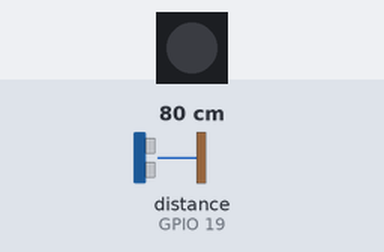
Bench run of a program on a simulated ESP32 board running MicroPython. Parts: 1 RGB LEDs in strip order, left to right. The test bench sets the inputs (shaded band); at power-on: distance to the obstacle (sensor on GPIO 19) 80 cm. The echo pulse lasts 58.3 µs per cm; dim RGB values are drawn brighter than linear; WiFi joins after 1.5 s; no MQTT or app messages arrive unless stated; what the program prints to the serial console is not drawn.

Above: at 2.14 s.
2.6 s: distance to the obstacle (sensor on GPIO 19) set to 4 cm
At 3.2 s:
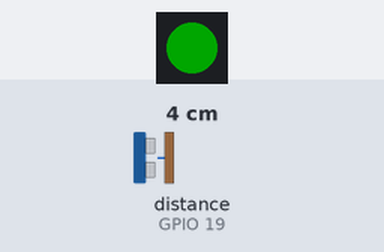
4.4 s: distance to the obstacle (sensor on GPIO 19) set to 2 cm
At 5.4 s:
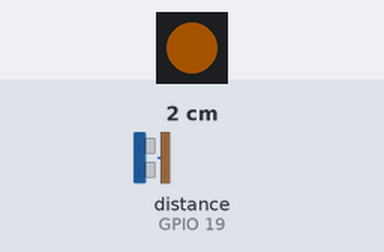
At 30.4 s:
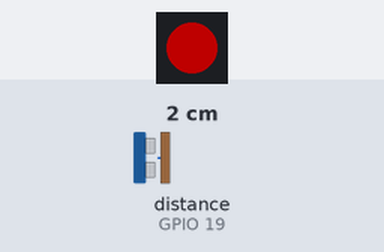
Timing chart, 0 to 31.5 s (numbered marks = the images above; inputs shaded):
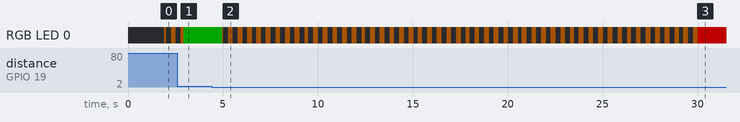

The program:

main.py
```python
"""
Saqta.kz / FloodWatch — LMS-ESP32 v2 (MicroPython) field station.

Hardware
    LMS-ESP32 v2 (ESP32-PICO-V3-02, MicroPython 1.27)
    HC-SR04 / JSN-SR04T ultrasonic sensor:
        VCC  -> 5V
        GND  -> GND
        TRIG -> GPIO18
        ECHO -> GPIO19 through a 1k/2k divider (3.3 V GPIO!)
    On-board RGB NeoPixel: GPIO25

Demo behaviour
    After AUTO_SURGE_DELAY_MS (30 s) the station automatically enters a
    virtual +60 cm surge for 90 s, then resets. No button is required.
    If the ultrasonic sensor is absent or has no valid echo, the surge
    publishes a labelled fallback level (930 cm + surge) so the dashboard
    demo still produces a high-risk alert.

MQTT
    <prefix>/telemetry/<station_code>
    <prefix>/status/<station_code>   (retained Last Will "offline")
"""

import binascii
import json
import machine
import network
import time
import neopixel

from umqtt.simple import MQTTClient

# ---------------------------------------------------------------------------
# Configuration
# ---------------------------------------------------------------------------
WIFI_SSID = "CHANGE_ME"
WIFI_PASSWORD = "CHANGE_ME"

MQTT_HOST = "broker.hivemq.com"
MQTT_PORT = 1883
MQTT_PREFIX = "saqta/floodwatch/sko-demo"
STATION_CODE = "arduino-bridge-01"

# ---------------------------------------------------------------------------
# Pins (LMS-ESP32 v2)
# Do NOT use GPIO23 for general I/O on this board: it causes a WDT reset.
# ---------------------------------------------------------------------------
TRIG_PIN = 18
ECHO_PIN = 19
LED_PIN = 25

# ---------------------------------------------------------------------------
# Calibration: cup-of-water defaults (H=40 cm, initial depth=10 cm -> 930 cm)
# ---------------------------------------------------------------------------
SENSOR_MOUNT_HEIGHT_CM = 40.0
STATION_DATUM_OFFSET_CM = 920.0
MIN_DISTANCE_CM = 3.0
MAX_DISTANCE_CM = SENSOR_MOUNT_HEIGHT_CM
MIN_WATER_LEVEL_CM = 0.0
MAX_WATER_LEVEL_CM = 1200.0

DEMO_FALLBACK_LEVEL_CM = 930.0

# ---------------------------------------------------------------------------
# Timing
# ---------------------------------------------------------------------------
SAMPLE_INTERVAL_MS = 1000
PUBLISH_INTERVAL_MS = 5000
SURGE_PUBLISH_INTERVAL_MS = 5000
MQTT_RETRY_MS = 5000
WIFI_RETRY_MS = 10000
KEEPALIVE_S = 5
PING_INTERVAL_MS = 3000

RATE_WINDOW_MS = 300000  # 5 minutes
RATE_DEADBAND_CM = 1.0
MAX_RATE_OF_RISE_CM_H = 100.0

# Automatic demo surge: no button needed.
AUTO_SURGE_DELAY_MS = 30000
SURGE_OFFSET_CM = 60.0
SURGE_RAMP_MS = 20000
SURGE_HOLD_MS = 90000
SURGE_TOTAL_MS = SURGE_RAMP_MS + SURGE_HOLD_MS
SURGE_RATE_CM_H = 12.0

TELEMETRY_TOPIC = "{}/telemetry/{}".format(MQTT_PREFIX, STATION_CODE)
STATUS_TOPIC = "{}/status/{}".format(MQTT_PREFIX, STATION_CODE)
ONLINE_PAYLOAD = json.dumps(
    {"station_code": STATION_CODE, "state": "online"}
).encode()
OFFLINE_PAYLOAD = json.dumps(
    {"station_code": STATION_CODE, "state": "offline"}
).encode()

# ---------------------------------------------------------------------------
# Hardware
# ---------------------------------------------------------------------------
trig = machine.Pin(TRIG_PIN, machine.Pin.OUT)
echo = machine.Pin(ECHO_PIN, machine.Pin.IN)
np = neopixel.NeoPixel(machine.Pin(LED_PIN), 1)

wlan = network.WLAN(network.STA_IF)

boot_ms = time.ticks_ms()
samples = [0.0] * 5
sample_index = 0
sample_count = 0
sensor_fault = True

auto_surge_started = False
surge_active = False
surge_started_ms = 0

last_sample_ms = 0
last_publish_ms = 0
last_rate_level = 0.0
last_rate_ms = 0
last_rate_cm_h = 0.0
have_published = False
last_ping_ms = 0
last_mqtt_try_ms = 0
last_wifi_try_ms = 0

mqtt_client = None
last_led = None


# ---------------------------------------------------------------------------
# Helpers
# ---------------------------------------------------------------------------
def set_led(color):
    global last_led
    if color == last_led:
        return
    last_led = color
    np[0] = color
    np.write()


def ticks_diff(now, then):
    return time.ticks_diff(now, then)


def ensure_wifi(now):
    global last_wifi_try_ms
    if not wlan.active():
        wlan.active(True)
        time.sleep_ms(200)
    if wlan.isconnected():
        return True
    if last_wifi_try_ms and ticks_diff(now, last_wifi_try_ms) < WIFI_RETRY_MS:
        return False
    last_wifi_try_ms = now
    print("WiFi: connecting to", WIFI_SSID)
    try:
        # No disconnect() on the first attempt: it costs ~300 ms at boot.
        wlan.connect(WIFI_SSID, WIFI_PASSWORD)
        for _ in range(50):
            if wlan.isconnected():
                print("WiFi: connected", wlan.ifconfig()[0])
                return True
            time.sleep_ms(100)
    except Exception as exc:
        print("WiFi error:", exc)
        try:
            wlan.active(False)
            time.sleep_ms(300)
            wlan.active(True)
            time.sleep_ms(500)
        except Exception:
            pass
    print("WiFi: not connected, status", wlan.status())
    return False


def connect_mqtt(now):
    global mqtt_client, last_ping_ms, last_mqtt_try_ms
    if mqtt_client is not None:
        return True
    if last_mqtt_try_ms and ticks_diff(now, last_mqtt_try_ms) < MQTT_RETRY_MS:
        return False
    last_mqtt_try_ms = now

    client_id = "saqta-lms-" + binascii.hexlify(machine.unique_id()).decode()
    print("MQTT: connecting to", MQTT_HOST, MQTT_PORT)
    try:
        client = MQTTClient(
            client_id,
            MQTT_HOST,
            port=MQTT_PORT,
            keepalive=KEEPALIVE_S,
        )
        client.set_last_will(STATUS_TOPIC, OFFLINE_PAYLOAD, retain=True, qos=1)
        client.connect(timeout=2)
        client.sock.settimeout(1)
        client.publish(STATUS_TOPIC, ONLINE_PAYLOAD, retain=True)
        mqtt_client = client
        last_ping_ms = now
        print("MQTT: connected, topic", TELEMETRY_TOPIC)
        return True
    except Exception as exc:
        print("MQTT: connect failed:", exc)
        mqtt_client = None
        return False


def disconnect_mqtt():
    global mqtt_client
    if mqtt_client is not None:
        try:
            mqtt_client.disconnect()
        except Exception:
            pass
    mqtt_client = None


def read_distance_cm():
    trig.value(0)
    time.sleep_us(2)
    trig.value(1)
    time.sleep_us(10)
    trig.value(0)
    duration = machine.time_pulse_us(echo, 1, 30000)
    if duration < 0:
        return None
    return duration * 0.0343 / 2.0


def level_from_distance(distance_cm):
    return STATION_DATUM_OFFSET_CM + SENSOR_MOUNT_HEIGHT_CM - distance_cm


def sample_water_level(now):
    global sample_index, sample_count, sensor_fault, last_sample_ms
    if ticks_diff(now, last_sample_ms) < SAMPLE_INTERVAL_MS:
        return
    last_sample_ms = now

    distance = read_distance_cm()
    if distance is None:
        sensor_fault = True
        return
    level = level_from_distance(distance)
    if (
        distance < MIN_DISTANCE_CM
        or distance > MAX_DISTANCE_CM
        or level < MIN_WATER_LEVEL_CM
        or level > MAX_WATER_LEVEL_CM
    ):
        sensor_fault = True
        return

    sensor_fault = False
    samples[sample_index] = level
    sample_index = (sample_index + 1) % len(samples)
    if sample_count < len(samples):
        sample_count += 1


def average_level():
    if sample_count == 0:
        return 0.0
    return sum(samples) / sample_count


def surge_offset_cm(now):
    if not surge_active:
        return 0.0
    elapsed = ticks_diff(now, surge_started_ms)
    if elapsed >= SURGE_RAMP_MS:
        return SURGE_OFFSET_CM
    return SURGE_OFFSET_CM * elapsed / SURGE_RAMP_MS


def update_auto_surge(now):
    global auto_surge_started, surge_active, surge_started_ms, last_rate_level, last_rate_ms, last_rate_cm_h
    if not auto_surge_started and ticks_diff(now, boot_ms) >= AUTO_SURGE_DELAY_MS:
        auto_surge_started = True
        surge_active = True
        surge_started_ms = now
        last_rate_level = average_level()
        last_rate_ms = now
        last_rate_cm_h = 0.0
        print("DEMO: AUTO SURGE ON (+60 cm) after 30 s")

    if surge_active and ticks_diff(now, surge_started_ms) >= SURGE_TOTAL_MS:
        surge_active = False
        last_rate_level = average_level()
        last_rate_ms = now
        last_rate_cm_h = 0.0
        print("DEMO: surge auto-reset")


def publish_telemetry(now):
    global last_publish_ms, last_rate_level, last_rate_ms, last_rate_cm_h, have_published
    interval = SURGE_PUBLISH_INTERVAL_MS if surge_active else PUBLISH_INTERVAL_MS
    if ticks_diff(now, last_publish_ms) < interval:
        return
    last_publish_ms = now

    if mqtt_client is None:
        return

    fallback = sensor_fault or sample_count < len(samples)
    if fallback and not surge_active:
        print("Publish skipped: no valid water-level window")
        return

    if fallback:
        level = DEMO_FALLBACK_LEVEL_CM + surge_offset_cm(now)
        rate = SURGE_RATE_CM_H
        last_rate_level = level
        last_rate_ms = now
        last_rate_cm_h = rate
    else:
        level = average_level() + surge_offset_cm(now)
        rate = last_rate_cm_h
        if surge_active:
            rate = SURGE_RATE_CM_H
            last_rate_level = level
            last_rate_ms = now
            last_rate_cm_h = rate
        elif not have_published:
            last_rate_level = level
            last_rate_ms = now
        elif ticks_diff(now, last_rate_ms) >= RATE_WINDOW_MS:
            elapsed_h = ticks_diff(now, last_rate_ms) / 3600000.0
            delta = level - last_rate_level
            rate = delta / elapsed_h if abs(delta) >= RATE_DEADBAND_CM and elapsed_h > 0 else 0.0
            rate = max(-MAX_RATE_OF_RISE_CM_H, min(MAX_RATE_OF_RISE_CM_H, rate))
            last_rate_level = level
            last_rate_ms = now
            last_rate_cm_h = rate

    payload = json.dumps(
        {
            "station_code": STATION_CODE,
            "water_level": round(level, 1),
            "rate_of_rise": round(rate, 1),
            "rainfall": 0.0,
            "temperature": 10.0,
            "soil_moisture": 60.0,
            "demo_surge": 1 if surge_active else 0,
            "demo_sensor_fallback": 1 if fallback else 0,
        }
    ).encode()
    try:
        mqtt_client.publish(TELEMETRY_TOPIC, payload)
        have_published = True
        print("Published", payload.decode())
    except Exception as exc:
        print("Publish failed:", exc)
        disconnect_mqtt()


def update_led(now):
    if not wlan.isconnected():
        set_led((0, 0, 40))       # blue: WiFi down
    elif surge_active:
        set_led((80, 0, 0))       # red: demo surge
    elif sensor_fault:
        set_led((40, 20, 0) if (now // 250) % 2 else (0, 0, 0))  # orange blink
    elif mqtt_client is None:
        set_led((40, 20, 0))      # orange: MQTT down
    else:
        set_led((0, 40, 0))       # green: healthy


# ---------------------------------------------------------------------------
# Main loop
# ---------------------------------------------------------------------------
print("Saqta.kz LMS-ESP32 station starting")
try:
    print("Reset cause:", machine.reset_cause())
except Exception:
    pass
print("Station code:", STATION_CODE)
print("Telemetry topic:", TELEMETRY_TOPIC)
print("Status topic:", STATUS_TOPIC)
print("Auto surge in", AUTO_SURGE_DELAY_MS // 1000, "s")

try:
    while True:
        now = time.ticks_ms()

        wifi_ok = ensure_wifi(now)
        if wifi_ok:
            connect_mqtt(now)
        else:
            disconnect_mqtt()

        update_auto_surge(now)
        sample_water_level(now)
        publish_telemetry(now)
        update_led(now)

        if mqtt_client is not None:
            try:
                mqtt_client.check_msg()
                if ticks_diff(now, last_ping_ms) >= PING_INTERVAL_MS:
                    mqtt_client.ping()
                    last_ping_ms = now
            except Exception as exc:
                print("MQTT: connection lost:", exc)
                disconnect_mqtt()

        time.sleep_ms(50)
except KeyboardInterrupt:
    print("Stopped by Ctrl+C")
    set_led((0, 0, 0))
```

Measured:
- the behaviour switches between 3 and 2 cm on distance to the obstacle (sensor on GPIO 19) (found by bisection; images 1 and 2)
